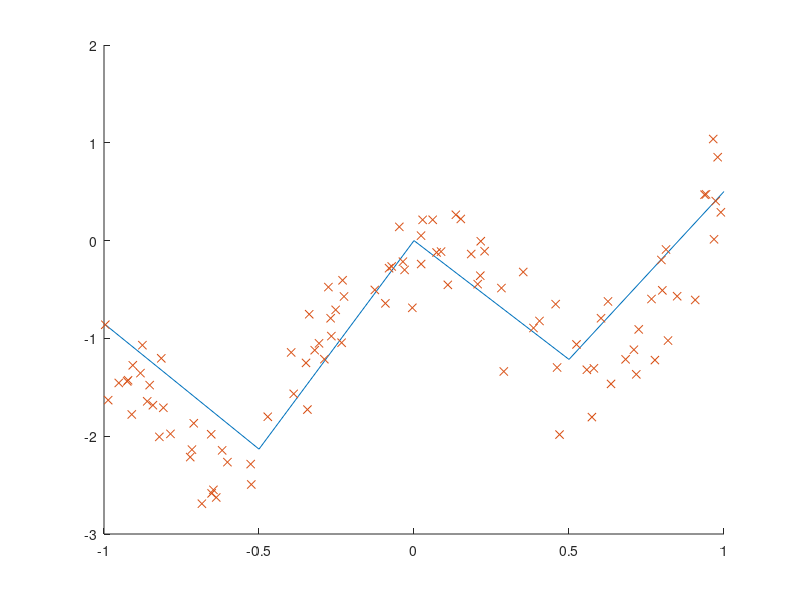

The MATLAB source for this figure:
nsamp = 100;
a=-1;
b=1;
rx = a + (b-a).*rand(nsamp,1);
ry = -0.5*rx.^3+1*cos(rx*5)+exp(rx)-2 + 0.2*(abs(rx)+1).*randn(nsamp,1);

x2 = -1:0.5:1;
y2 = -0.5*x2.^3+1*cos(x2*5)+exp(x2)-2;

figure;hold on;

plot(x2,y2);
plot(rx,ry,'x');